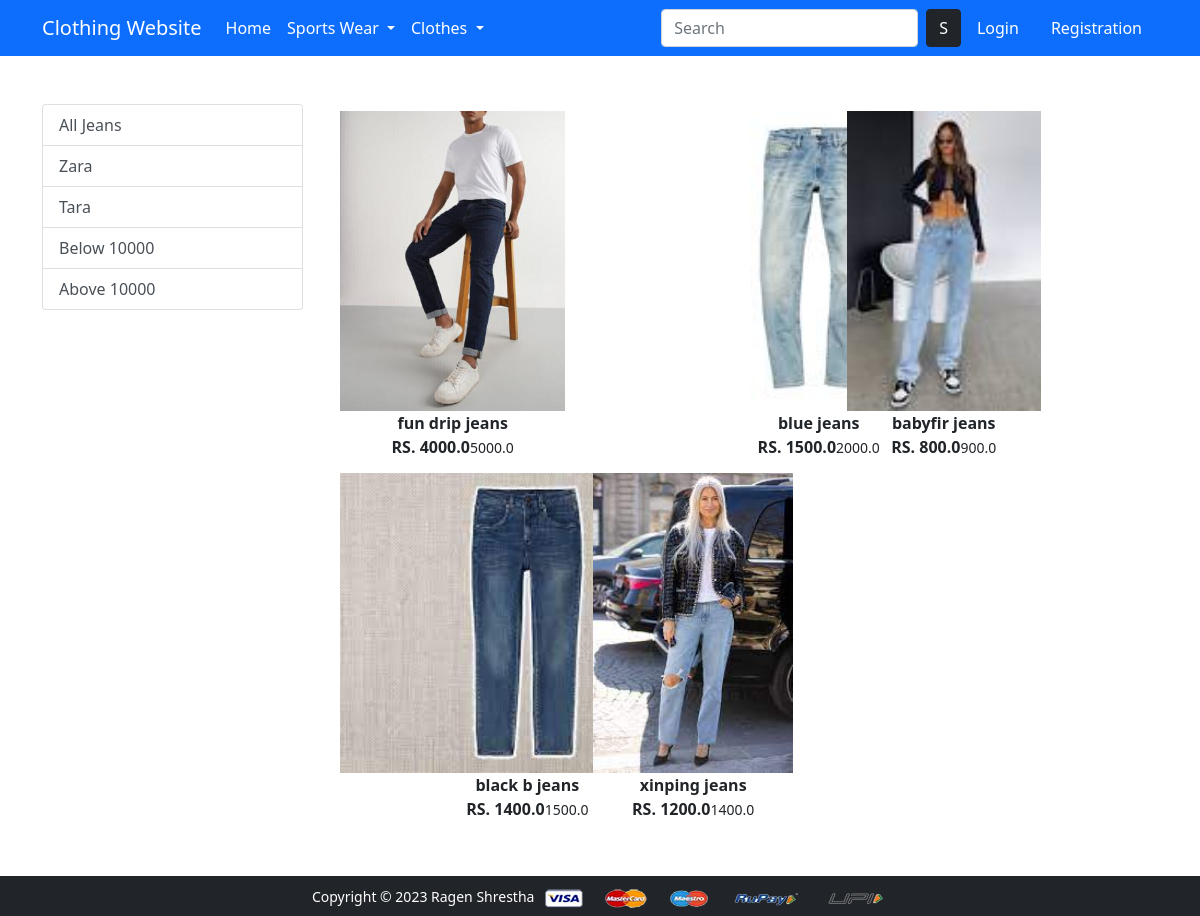
The app's page /jeans/ with its own data.
### app/models.py (models this page shows, shortened)
class Product(models.Model):
    title = models.CharField(max_length=100)
    selling_price = models.FloatField()
    discounted_price = models.FloatField()
    description = models.TextField()
    brand = models.CharField(max_length=100)
    category = models.CharField(choices=CATEGORY_CHOICES, max_length=2)
    product_image = models.ImageField(upload_to='productimg')

### app/views.py (the view)
# urls.py: path('jeans/', views.jeans, name='jeans'),
def jeans(request , data=None):
    if data==None:
        jeanss = Product.objects.filter(category='J')
    elif data =='zara' or data=='Tara':
        jeanss=Product.objects.filter(category='J').filter(brand=data)
    elif data== 'below':
        jeanss=Product.objects.filter(category='J').filter(discounted_price__lt=10000)
    elif data== 'above':
        jeanss=Product.objects.filter(category='J').filter(discounted_price__gt=10000)
    return render(request, 'app/jeans.html', {'jeanss':jeanss})

### app/templates/app/jeans.html (shortened to what this page needs)
{% extends 'app/base.html' %}
{% load static %}
{% block main-content %}
<div class="container my-5">
 <div class="row">
  <div class="col-sm-3">
      <div class="list-group">
        <a href="{% url 'jeans' %}" class="list-group-item list-group-item-action" aria-current="true">All Jeans</a>
        <a href="{% url 'jeansdata' 'zara' %}" class="list-group-item list-group-item-action" aria-current="true">Zara</a>
        <a href="{% url 'jeansdata' 'Tara' %}" class="list-group-item list-group-item-action" aria-current="true">Tara</a>
        <a href="{% url 'jeansdata' 'below' %}" class="list-group-item list-group-item-action" aria-current="true">Below 10000</a>
        <a href="{% url 'jeansdata' 'above' %}" class="list-group-item list-group-item-action" aria-current="true">Above 10000</a>
      </div>
    </div>
    <div class="col-sm-8">
        <div class="row">
            {% for product in jeanss %}
            <div class="col-sm-4" text-center mb-4>
          <a href="{% url 'product-detail' product.id %}" class="btn">
              <div class="item">
                  <img src="{{product.product_image.url}}" alt="" height="300" class="">
                  <div class="fw-bold">{{product.title}}</div>
                  <div class="fw-bold">RS. {{product.discounted_price}}<small class="fw-light text-decoration-line-throgh">{{product.selling_price}}</small></div>
                </div>
            </a>
        </div>
      {% endfor %}
    </div>
  </div>
 </div>
</div>
{% endblock main-content %}

### records on screen
Product: product_image (picture), title "fun drip jeans", discounted_price "4000.0", selling_price "5000.0"
Product: product_image (picture), title "blue jeans", discounted_price "1500.0", selling_price "2000.0"
Product: product_image (picture), title "babyfir jeans", discounted_price "800.0", selling_price "900.0"
Product: product_image (picture), title "black b jeans", discounted_price "1400.0", selling_price "1500.0"
Product: product_image (picture), title "xinping jeans", discounted_price "1200.0", selling_price "1400.0"
